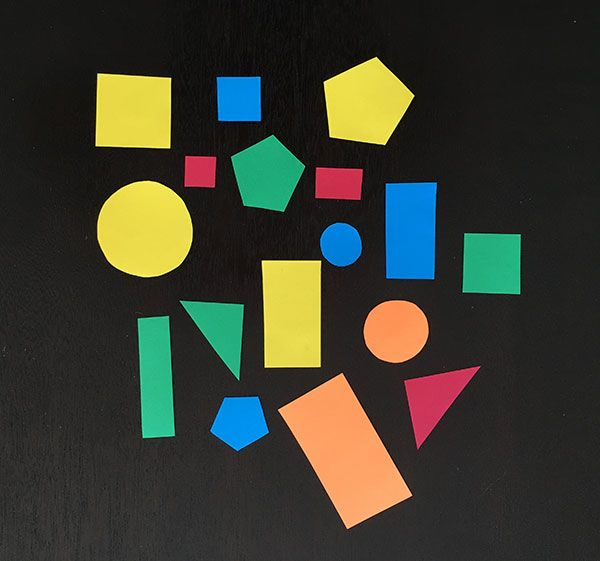
#> input picture thi_giac_may_tinh/buoi6/a.jpg, 600 x 561 px, given in place of the camera
$ python phat_hien_mau.py
#> lines starting #> are read from the running program, lines starting #| are printed output that depends on the picture; after the words box and inside, x2 and y2 are one past the last pixel; in counts of white or black regions, pixels touching at a corner belong together
import cv2
import numpy as np

cap = cv2.VideoCapture(0)
ret = cap.set(3, 640)
ret = cap.set(4, 480)
lower_yellow = np.array([20, 100, 100])
upper_yellow = np.array([30, 255, 255])

lower_blue = np.array([38, 86, 0])
upper_blue = np.array([121, 255, 255])
while True:
    ret, frame = cap.read()
#> frame is the input picture: shape (561, 600, 3); mean B, G, R 47.2, 60.1, 58.5
    hsv = cv2.cvtColor(frame, cv2.COLOR_BGR2HSV)
#> hsv: shape (561, 600, 3); mean H, S, V 35.2, 64.4, 71.2
    mask = cv2.inRange(hsv, lower_blue, upper_blue)
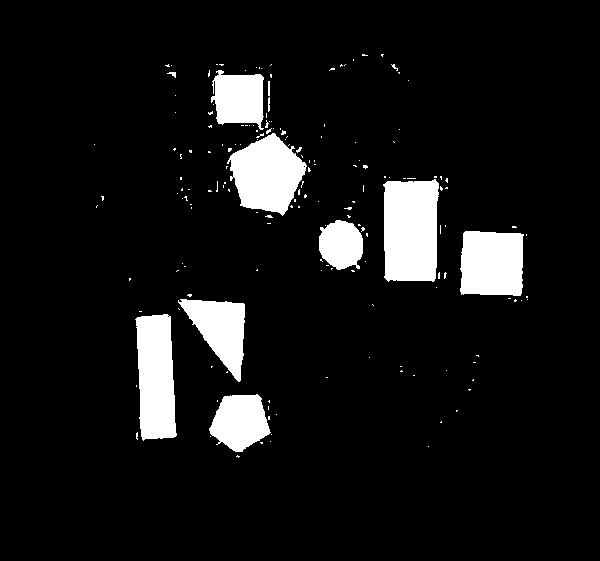
#> mask: shape (561, 600); 8.3% white; 174 white regions (163 under 20 px), largest, box (x1, y1, x2, y2) and area: (383, 179, 439, 282) 5271, (135, 314, 177, 441) 4275, (227, 133, 307, 216) 4222
    mask1 = cv2.inRange(hsv, lower_yellow, upper_blue)
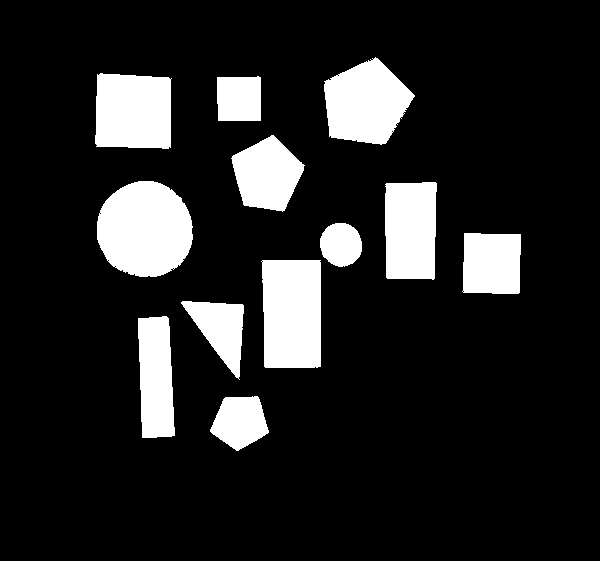
#> mask1: shape (561, 600); 14.4% white; 12 white regions, largest, box (x1, y1, x2, y2) and area: (97, 181, 193, 277) 7294, (261, 260, 321, 368) 6224, (324, 57, 415, 145) 5503
    res = cv2.bitwise_and(frame, frame, mask=mask)
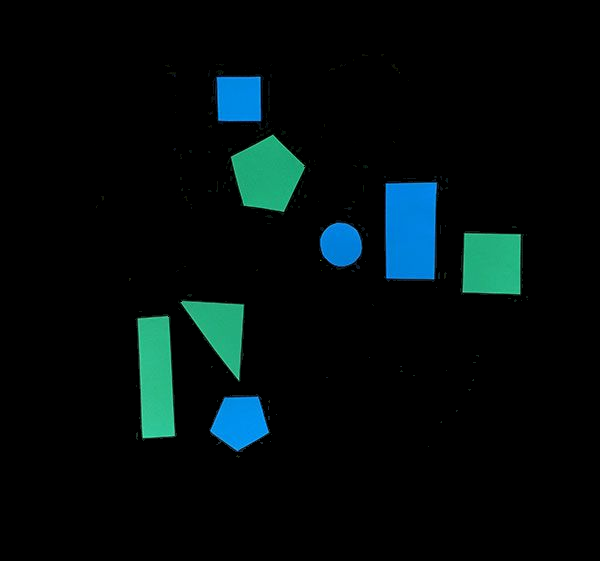
#> res: shape (561, 600, 3); mean B, G, R 12.5, 11.7, 1.9
    res = cv2.bitwise_and(frame, frame, mask=mask1)
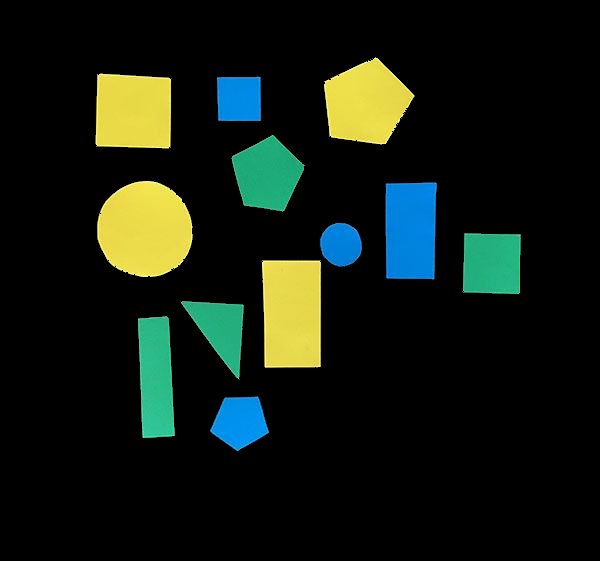
#> res: shape (561, 600, 3); mean B, G, R 17.7, 27.1, 18.7

    cv2.imshow('frame', frame)
    cv2.moveWindow('frame', x=0, y=0)
    cv2.imshow('mask', mask)
    cv2.moveWindow('mask', x=frame.shape[1], y=0)
    cv2.imshow('res', res)
    cv2.moveWindow('res', y=frame.shape[0], x=0)
    k = cv2.waitKey(1)
#> (key q is pressed here)
    if k == ord('q'):
        break

cap.release()
cv2.destroyAllWindows()
